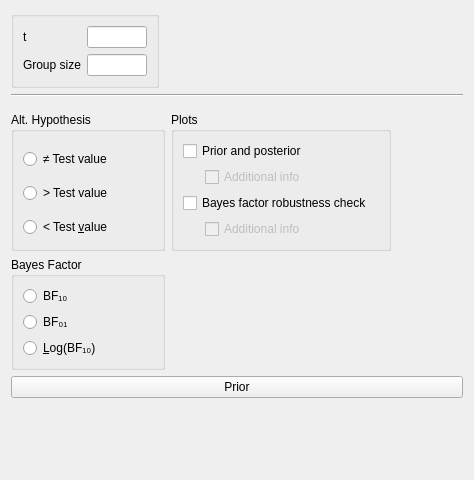
<?xml version="1.0" encoding="UTF-8"?>
<ui version="4.0">
 <class>SummaryStatsTTestBayesianOneSampleForm</class>
 <widget class="QWidget" name="SummaryStatsTTestBayesianOneSampleForm">
  <property name="geometry">
   <rect>
    <x>0</x>
    <y>0</y>
    <width>474</width>
    <height>480</height>
   </rect>
  </property>
  <property name="sizePolicy">
   <sizepolicy hsizetype="Fixed" vsizetype="Preferred">
    <horstretch>0</horstretch>
    <verstretch>0</verstretch>
   </sizepolicy>
  </property>
  <property name="windowTitle">
   <string>Form</string>
  </property>
  <layout class="QGridLayout" name="gridLayout">
   <item row="3" column="0" colspan="2">
    <widget class="QWidget" name="priorBox" native="true">
     <layout class="QGridLayout" name="gridLayout_11">
      <property name="leftMargin">
       <number>0</number>
      </property>
      <property name="topMargin">
       <number>0</number>
      </property>
      <property name="rightMargin">
       <number>0</number>
      </property>
      <item row="0" column="0" rowspan="2" colspan="2">
       <widget class="ExpanderButton" name="expanderPrior">
        <property name="text">
         <string>Prior</string>
        </property>
       </widget>
      </item>
      <item row="3" column="0">
       <widget class="SubjectivePriorsWidget" name="subjectivePriors" native="true">
        <property name="sizePolicy">
         <sizepolicy hsizetype="Expanding" vsizetype="Fixed">
          <horstretch>0</horstretch>
          <verstretch>0</verstretch>
         </sizepolicy>
        </property>
        <property name="minimumSize">
         <size>
          <width>0</width>
          <height>0</height>
         </size>
        </property>
        <layout class="QGridLayout" name="gridLayout_14">
         <property name="leftMargin">
          <number>0</number>
         </property>
         <property name="topMargin">
          <number>0</number>
         </property>
         <property name="rightMargin">
          <number>0</number>
         </property>
         <property name="verticalSpacing">
          <number>0</number>
         </property>
        </layout>
       </widget>
      </item>
     </layout>
    </widget>
   </item>
   <item row="0" column="1">
    <spacer name="horizontalSpacer_2">
     <property name="orientation">
      <enum>Qt::Horizontal</enum>
     </property>
     <property name="sizeHint" stdset="0">
      <size>
       <width>40</width>
       <height>20</height>
      </size>
     </property>
    </spacer>
   </item>
   <item row="1" column="0" colspan="2">
    <widget class="Line" name="line">
     <property name="orientation">
      <enum>Qt::Horizontal</enum>
     </property>
    </widget>
   </item>
   <item row="2" column="0" colspan="2">
    <widget class="QWidget" name="gridWidget" native="true">
     <property name="sizePolicy">
      <sizepolicy hsizetype="Fixed" vsizetype="Fixed">
       <horstretch>0</horstretch>
       <verstretch>0</verstretch>
      </sizepolicy>
     </property>
     <layout class="QGridLayout" name="gridLayout_7">
      <property name="leftMargin">
       <number>0</number>
      </property>
      <property name="rightMargin">
       <number>0</number>
      </property>
      <property name="bottomMargin">
       <number>0</number>
      </property>
      <item row="2" column="0">
       <widget class="QWidget" name="widget_2" native="true">
        <property name="maximumSize">
         <size>
          <width>240</width>
          <height>16777215</height>
         </size>
        </property>
        <layout class="QGridLayout" name="gridLayout_5">
         <property name="leftMargin">
          <number>0</number>
         </property>
         <property name="topMargin">
          <number>0</number>
         </property>
         <property name="rightMargin">
          <number>0</number>
         </property>
         <property name="bottomMargin">
          <number>0</number>
         </property>
         <item row="5" column="0">
          <widget class="BoundGroupBox" name="bayesFactorType">
           <property name="title">
            <string>Bayes Factor</string>
           </property>
           <property name="flat">
            <bool>false</bool>
           </property>
           <layout class="QGridLayout" name="gridLayout_13">
            <item row="2" column="0">
             <widget class="QRadioButton" name="_3">
              <property name="sizePolicy">
               <sizepolicy hsizetype="Fixed" vsizetype="Fixed">
                <horstretch>0</horstretch>
                <verstretch>0</verstretch>
               </sizepolicy>
              </property>
              <property name="text">
               <string>&amp;Log(BF₁₀)</string>
              </property>
             </widget>
            </item>
            <item row="1" column="1">
             <spacer name="horizontalSpacer_3">
              <property name="orientation">
               <enum>Qt::Horizontal</enum>
              </property>
              <property name="sizeHint" stdset="0">
               <size>
                <width>40</width>
                <height>20</height>
               </size>
              </property>
             </spacer>
            </item>
            <item row="1" column="0">
             <widget class="QRadioButton" name="_2">
              <property name="sizePolicy">
               <sizepolicy hsizetype="Fixed" vsizetype="Fixed">
                <horstretch>0</horstretch>
                <verstretch>0</verstretch>
               </sizepolicy>
              </property>
              <property name="text">
               <string>BF₀₁</string>
              </property>
             </widget>
            </item>
            <item row="0" column="0">
             <widget class="QRadioButton" name="_1">
              <property name="sizePolicy">
               <sizepolicy hsizetype="Fixed" vsizetype="Fixed">
                <horstretch>0</horstretch>
                <verstretch>0</verstretch>
               </sizepolicy>
              </property>
              <property name="text">
               <string>BF₁₀</string>
              </property>
             </widget>
            </item>
           </layout>
          </widget>
         </item>
        </layout>
       </widget>
      </item>
      <item row="0" column="0">
       <widget class="BoundGroupBox" name="hypothesis">
        <property name="title">
         <string>Alt. Hypothesis</string>
        </property>
        <property name="flat">
         <bool>true</bool>
        </property>
        <layout class="QGridLayout" name="gridLayout_9">
         <property name="bottomMargin">
          <number>0</number>
         </property>
         <item row="1" column="1">
          <spacer name="horizontalSpacer">
           <property name="orientation">
            <enum>Qt::Horizontal</enum>
           </property>
           <property name="sizeHint" stdset="0">
            <size>
             <width>40</width>
             <height>20</height>
            </size>
           </property>
          </spacer>
         </item>
         <item row="1" column="0">
          <widget class="QRadioButton" name="_2oneTailedGreaterThan">
           <property name="sizePolicy">
            <sizepolicy hsizetype="Fixed" vsizetype="Fixed">
             <horstretch>0</horstretch>
             <verstretch>0</verstretch>
            </sizepolicy>
           </property>
           <property name="text">
            <string>&gt; Test value</string>
           </property>
          </widget>
         </item>
         <item row="0" column="0">
          <widget class="QRadioButton" name="_1twoTailed">
           <property name="sizePolicy">
            <sizepolicy hsizetype="Fixed" vsizetype="Fixed">
             <horstretch>0</horstretch>
             <verstretch>0</verstretch>
            </sizepolicy>
           </property>
           <property name="text">
            <string>≠ Test value</string>
           </property>
          </widget>
         </item>
         <item row="2" column="0">
          <widget class="QRadioButton" name="_3oneTailedLessThan">
           <property name="sizePolicy">
            <sizepolicy hsizetype="Fixed" vsizetype="Fixed">
             <horstretch>0</horstretch>
             <verstretch>0</verstretch>
            </sizepolicy>
           </property>
           <property name="text">
            <string>&lt; Test &amp;value</string>
           </property>
          </widget>
         </item>
        </layout>
       </widget>
      </item>
      <item row="0" column="1">
       <widget class="BoundGroupBox" name="plotsGroup">
        <property name="title">
         <string>Plots</string>
        </property>
        <layout class="QGridLayout" name="gridLayout_4">
         <item row="3" column="0" colspan="3">
          <widget class="BoundCheckBox" name="plotBayesFactorRobustness">
           <property name="sizePolicy">
            <sizepolicy hsizetype="Fixed" vsizetype="Fixed">
             <horstretch>0</horstretch>
             <verstretch>0</verstretch>
            </sizepolicy>
           </property>
           <property name="text">
            <string>Bayes factor robustness check</string>
           </property>
          </widget>
         </item>
         <item row="0" column="0" colspan="3">
          <widget class="BoundCheckBox" name="plotPriorAndPosterior">
           <property name="enabled">
            <bool>true</bool>
           </property>
           <property name="sizePolicy">
            <sizepolicy hsizetype="Fixed" vsizetype="Fixed">
             <horstretch>0</horstretch>
             <verstretch>0</verstretch>
            </sizepolicy>
           </property>
           <property name="text">
            <string>Prior and posterior</string>
           </property>
          </widget>
         </item>
         <item row="2" column="0">
          <widget class="QWidget" name="widget_4" native="true">
           <property name="maximumSize">
            <size>
             <width>16</width>
             <height>16777215</height>
            </size>
           </property>
          </widget>
         </item>
         <item row="2" column="1" colspan="3">
          <widget class="BoundCheckBox" name="plotPriorAndPosteriorAdditionalInfo">
           <property name="enabled">
            <bool>false</bool>
           </property>
           <property name="sizePolicy">
            <sizepolicy hsizetype="Fixed" vsizetype="Fixed">
             <horstretch>0</horstretch>
             <verstretch>0</verstretch>
            </sizepolicy>
           </property>
           <property name="text">
            <string>Additional info</string>
           </property>
          </widget>
         </item>
         <item row="4" column="0">
          <widget class="QWidget" name="widget_5" native="true">
           <property name="maximumSize">
            <size>
             <width>16</width>
             <height>16777215</height>
            </size>
           </property>
          </widget>
         </item>
         <item row="4" column="1">
          <widget class="BoundCheckBox" name="plotBayesFactorRobustnessAdditionalInfo">
           <property name="enabled">
            <bool>false</bool>
           </property>
           <property name="sizePolicy">
            <sizepolicy hsizetype="Fixed" vsizetype="Fixed">
             <horstretch>0</horstretch>
             <verstretch>0</verstretch>
            </sizepolicy>
           </property>
           <property name="text">
            <string>Additional info</string>
           </property>
          </widget>
         </item>
        </layout>
       </widget>
      </item>
     </layout>
    </widget>
   </item>
   <item row="0" column="0">
    <widget class="BoundGroupBox" name="statistics">
     <property name="title">
      <string/>
     </property>
     <property name="flat">
      <bool>false</bool>
     </property>
     <layout class="QGridLayout" name="gridLayout_6">
      <item row="1" column="0">
       <widget class="QLabel" name="label_3">
        <property name="text">
         <string>&lt;html&gt;&lt;head/&gt;&lt;body&gt;&lt;p&gt;Group size&lt;/p&gt;&lt;/body&gt;&lt;/html&gt;</string>
        </property>
       </widget>
      </item>
      <item row="0" column="0">
       <widget class="QLabel" name="label_2">
        <property name="text">
         <string>t</string>
        </property>
       </widget>
      </item>
      <item row="0" column="1">
       <widget class="BoundTextBox" name="tStatistic">
        <property name="sizePolicy">
         <sizepolicy hsizetype="Fixed" vsizetype="Preferred">
          <horstretch>0</horstretch>
          <verstretch>0</verstretch>
         </sizepolicy>
        </property>
        <property name="minimumSize">
         <size>
          <width>60</width>
          <height>0</height>
         </size>
        </property>
        <property name="maximumSize">
         <size>
          <width>60</width>
          <height>16777215</height>
         </size>
        </property>
       </widget>
      </item>
      <item row="1" column="1">
       <widget class="BoundTextBox" name="n1Size">
        <property name="sizePolicy">
         <sizepolicy hsizetype="Fixed" vsizetype="Preferred">
          <horstretch>0</horstretch>
          <verstretch>0</verstretch>
         </sizepolicy>
        </property>
        <property name="minimumSize">
         <size>
          <width>60</width>
          <height>0</height>
         </size>
        </property>
        <property name="maximumSize">
         <size>
          <width>60</width>
          <height>16777215</height>
         </size>
        </property>
       </widget>
      </item>
     </layout>
    </widget>
   </item>
   <item row="4" column="0">
    <spacer name="verticalSpacer">
     <property name="orientation">
      <enum>Qt::Vertical</enum>
     </property>
     <property name="sizeHint" stdset="0">
      <size>
       <width>20</width>
       <height>40</height>
      </size>
     </property>
    </spacer>
   </item>
  </layout>
 </widget>
 <customwidgets>
  <customwidget>
   <class>BoundTextBox</class>
   <extends>QLineEdit</extends>
   <header>widgets/boundtextbox.h</header>
  </customwidget>
  <customwidget>
   <class>BoundGroupBox</class>
   <extends>QGroupBox</extends>
   <header>widgets/boundgroupbox.h</header>
   <container>1</container>
  </customwidget>
  <customwidget>
   <class>BoundCheckBox</class>
   <extends>QCheckBox</extends>
   <header>widgets/boundcheckbox.h</header>
  </customwidget>
  <customwidget>
   <class>ExpanderButton</class>
   <extends>QPushButton</extends>
   <header>widgets/expanderbutton.h</header>
  </customwidget>
  <customwidget>
   <class>SubjectivePriorsWidget</class>
   <extends>QWidget</extends>
   <header>widgets/subjectivepriorswidget.h</header>
   <container>1</container>
  </customwidget>
 </customwidgets>
 <tabstops>
  <tabstop>tStatistic</tabstop>
  <tabstop>n1Size</tabstop>
  <tabstop>_1twoTailed</tabstop>
  <tabstop>_2oneTailedGreaterThan</tabstop>
  <tabstop>_3oneTailedLessThan</tabstop>
  <tabstop>plotPriorAndPosterior</tabstop>
  <tabstop>plotPriorAndPosteriorAdditionalInfo</tabstop>
  <tabstop>plotBayesFactorRobustness</tabstop>
  <tabstop>plotBayesFactorRobustnessAdditionalInfo</tabstop>
  <tabstop>_1</tabstop>
  <tabstop>_2</tabstop>
  <tabstop>_3</tabstop>
 </tabstops>
 <resources/>
 <connections>
  <connection>
   <sender>plotPriorAndPosterior</sender>
   <signal>toggled(bool)</signal>
   <receiver>plotPriorAndPosteriorAdditionalInfo</receiver>
   <slot>setEnabled(bool)</slot>
   <hints>
    <hint type="sourcelabel">
     <x>318</x>
     <y>588</y>
    </hint>
    <hint type="destinationlabel">
     <x>325</x>
     <y>611</y>
    </hint>
   </hints>
  </connection>
  <connection>
   <sender>plotBayesFactorRobustness</sender>
   <signal>toggled(bool)</signal>
   <receiver>plotBayesFactorRobustnessAdditionalInfo</receiver>
   <slot>setEnabled(bool)</slot>
   <hints>
    <hint type="sourcelabel">
     <x>318</x>
     <y>588</y>
    </hint>
    <hint type="destinationlabel">
     <x>325</x>
     <y>611</y>
    </hint>
   </hints>
  </connection>
 </connections>
</ui>
